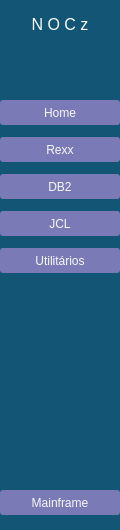
       <widget class="QFrame" name="frmLeft">
        <property name="minimumSize">
         <size>
          <width>120</width>
          <height>0</height>
         </size>
        </property>
        <property name="maximumSize">
         <size>
          <width>120</width>
          <height>16777215</height>
         </size>
        </property>
        <property name="styleSheet">
         <string notr="true">color: rgb(248, 248, 248);
background-color: rgba(0, 72, 106,187);</string>
        </property>
        <property name="frameShape">
         <enum>QFrame::NoFrame</enum>
        </property>
        <property name="frameShadow">
         <enum>QFrame::Plain</enum>
        </property>
        <layout class="QVBoxLayout" name="verticalLayout_5">
         <property name="spacing">
          <number>0</number>
         </property>
         <property name="leftMargin">
          <number>0</number>
         </property>
         <property name="topMargin">
          <number>0</number>
         </property>
         <property name="rightMargin">
          <number>0</number>
         </property>
         <property name="bottomMargin">
          <number>0</number>
         </property>
         <item>
          <widget class="QLabel" name="label_10">
           <property name="sizePolicy">
            <sizepolicy hsizetype="Preferred" vsizetype="Preferred">
             <horstretch>0</horstretch>
             <verstretch>0</verstretch>
            </sizepolicy>
           </property>
           <property name="minimumSize">
            <size>
             <width>50</width>
             <height>50</height>
            </size>
           </property>
           <property name="maximumSize">
            <size>
             <width>120</width>
             <height>50</height>
            </size>
           </property>
           <property name="font">
            <font>
             <family>SansSerif</family>
             <pointsize>12</pointsize>
             <weight>50</weight>
             <italic>false</italic>
             <bold>false</bold>
             <underline>false</underline>
             <strikeout>false</strikeout>
             <kerning>false</kerning>
            </font>
           </property>
           <property name="styleSheet">
            <string notr="true">color: rgb(250, 250, 250);
background:none;</string>
           </property>
           <property name="text">
            <string>&lt;html&gt;&lt;head/&gt;&lt;body&gt;&lt;p align=&quot;center&quot;&gt;N O C z&lt;/p&gt;&lt;/body&gt;&lt;/html&gt;</string>
           </property>
          </widget>
         </item>
         <item>
          <spacer name="verticalSpacer_2">
           <property name="orientation">
            <enum>Qt::Vertical</enum>
           </property>
           <property name="sizeType">
            <enum>QSizePolicy::Fixed</enum>
           </property>
           <property name="sizeHint" stdset="0">
            <size>
             <width>20</width>
             <height>50</height>
            </size>
           </property>
          </spacer>
         </item>
         <item alignment="Qt::AlignVCenter">
          <widget class="QFrame" name="frmBtns">
           <property name="maximumSize">
            <size>
             <width>16777215</width>
             <height>511</height>
            </size>
           </property>
           <property name="styleSheet">
            <string notr="true">background-color: none;
background:none;</string>
           </property>
           <property name="frameShape">
            <enum>QFrame::NoFrame</enum>
           </property>
           <property name="frameShadow">
            <enum>QFrame::Plain</enum>
           </property>
           <layout class="QVBoxLayout" name="verticalLayout_7">
            <property name="spacing">
             <number>12</number>
            </property>
            <property name="leftMargin">
             <number>0</number>
            </property>
            <property name="topMargin">
             <number>0</number>
            </property>
            <property name="rightMargin">
             <number>0</number>
            </property>
            <property name="bottomMargin">
             <number>177</number>
            </property>
            <item>
             <widget class="QPushButton" name="btnHome">
              <property name="sizePolicy">
               <sizepolicy hsizetype="Expanding" vsizetype="Fixed">
                <horstretch>0</horstretch>
                <verstretch>0</verstretch>
               </sizepolicy>
              </property>
              <property name="minimumSize">
               <size>
                <width>0</width>
                <height>25</height>
               </size>
              </property>
              <property name="maximumSize">
               <size>
                <width>16777215</width>
                <height>30</height>
               </size>
              </property>
              <property name="styleSheet">
               <string notr="true">color: rgb(248, 248, 248);
background-color: rgb(122, 122, 182);
border-radius:3px;</string>
              </property>
              <property name="text">
               <string>Home</string>
              </property>
              <property name="autoDefault">
               <bool>true</bool>
              </property>
             </widget>
            </item>
            <item>
             <widget class="QPushButton" name="btnRexx">
              <property name="sizePolicy">
               <sizepolicy hsizetype="Expanding" vsizetype="Fixed">
                <horstretch>0</horstretch>
                <verstretch>0</verstretch>
               </sizepolicy>
              </property>
              <property name="minimumSize">
               <size>
                <width>0</width>
                <height>25</height>
               </size>
              </property>
              <property name="maximumSize">
               <size>
                <width>16777215</width>
                <height>30</height>
               </size>
              </property>
              <property name="styleSheet">
               <string notr="true">color: rgb(248, 248, 248);
background-color: rgb(122, 122, 182);
border-radius:3px;</string>
              </property>
              <property name="text">
               <string>Rexx</string>
              </property>
              <property name="autoDefault">
               <bool>true</bool>
              </property>
             </widget>
            </item>
            <item>
             <widget class="QPushButton" name="btnDB2">
              <property name="sizePolicy">
               <sizepolicy hsizetype="Expanding" vsizetype="Fixed">
                <horstretch>0</horstretch>
                <verstretch>0</verstretch>
               </sizepolicy>
              </property>
              <property name="minimumSize">
               <size>
                <width>0</width>
                <height>25</height>
               </size>
              </property>
              <property name="maximumSize">
               <size>
                <width>16777215</width>
                <height>30</height>
               </size>
              </property>
              <property name="styleSheet">
               <string notr="true">color: rgb(248, 248, 248);
background-color: rgb(122, 122, 182);
border-radius:3px;</string>
              </property>
              <property name="text">
               <string>DB2</string>
              </property>
              <property name="autoDefault">
               <bool>true</bool>
              </property>
             </widget>
            </item>
            <item>
             <widget class="QPushButton" name="btnJcl">
              <property name="sizePolicy">
               <sizepolicy hsizetype="Expanding" vsizetype="Fixed">
                <horstretch>0</horstretch>
                <verstretch>0</verstretch>
               </sizepolicy>
              </property>
              <property name="minimumSize">
               <size>
                <width>0</width>
                <height>25</height>
               </size>
              </property>
              <property name="maximumSize">
               <size>
                <width>16777215</width>
                <height>30</height>
               </size>
              </property>
              <property name="styleSheet">
               <string notr="true">color: rgb(248, 248, 248);
background-color: rgb(122, 122, 182);
border-radius:3px;</string>
              </property>
              <property name="text">
               <string>JCL</string>
              </property>
              <property name="autoDefault">
               <bool>true</bool>
              </property>
             </widget>
            </item>
            <item>
             <widget class="QPushButton" name="btnUtils">
              <property name="sizePolicy">
               <sizepolicy hsizetype="Expanding" vsizetype="Fixed">
                <horstretch>0</horstretch>
                <verstretch>0</verstretch>
               </sizepolicy>
              </property>
              <property name="minimumSize">
               <size>
                <width>0</width>
                <height>25</height>
               </size>
              </property>
              <property name="maximumSize">
               <size>
                <width>16777215</width>
                <height>30</height>
               </size>
              </property>
              <property name="styleSheet">
               <string notr="true">color: rgb(248, 248, 248);
background-color: rgb(122, 122, 182);
border-radius:3px;</string>
              </property>
              <property name="text">
               <string>Utilitários</string>
              </property>
              <property name="autoDefault">
               <bool>true</bool>
              </property>
             </widget>
            </item>
           </layout>
          </widget>
         </item>
         <item>
          <spacer name="verticalSpacer">
           <property name="orientation">
            <enum>Qt::Vertical</enum>
           </property>
           <property name="sizeHint" stdset="0">
            <size>
             <width>20</width>
             <height>40</height>
            </size>
           </property>
          </spacer>
         </item>
         <item>
          <widget class="QPushButton" name="btnLab">
           <property name="sizePolicy">
            <sizepolicy hsizetype="Expanding" vsizetype="Fixed">
             <horstretch>0</horstretch>
             <verstretch>0</verstretch>
            </sizepolicy>
           </property>
           <property name="minimumSize">
            <size>
             <width>0</width>
             <height>25</height>
            </size>
           </property>
           <property name="maximumSize">
            <size>
             <width>16777215</width>
             <height>30</height>
            </size>
           </property>
           <property name="styleSheet">
            <string notr="true">color: rgb(248, 248, 248);
background-color: rgb(122, 122, 182);
border-radius:3px;</string>
           </property>
           <property name="text">
            <string>Mainframe</string>
           </property>
           <property name="autoDefault">
            <bool>true</bool>
           </property>
          </widget>
         </item>
         <item>
          <widget class="QFrame" name="frmMin">
           <property name="minimumSize">
            <size>
             <width>0</width>
             <height>15</height>
            </size>
           </property>
           <property name="maximumSize">
            <size>
             <width>16777215</width>
             <height>15</height>
            </size>
           </property>
           <property name="styleSheet">
            <string notr="true">background: none;</string>
           </property>
           <property name="frameShape">
            <enum>QFrame::NoFrame</enum>
           </property>
           <property name="frameShadow">
            <enum>QFrame::Plain</enum>
           </property>
          </widget>
         </item>
        </layout>
       </widget>
